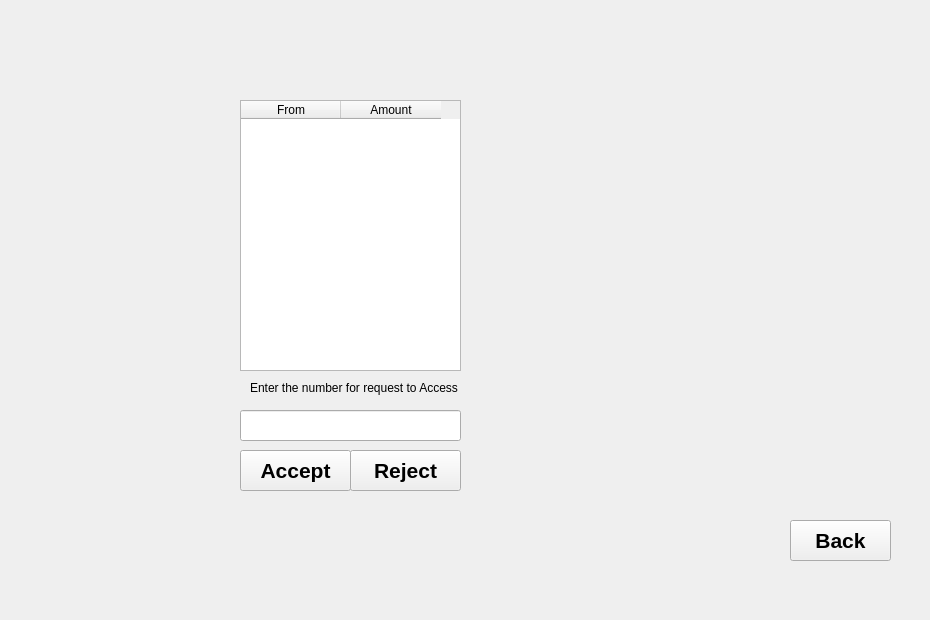
    <widget class="QWidget" name="Notifications">
     <widget class="QLabel" name="label_41">
      <property name="geometry">
       <rect>
        <x>80</x>
        <y>0</y>
        <width>841</width>
        <height>611</height>
       </rect>
      </property>
      <property name="styleSheet">
       <string notr="true">background-image: url(:/res/image/coins.jpeg);</string>
      </property>
      <property name="text">
       <string/>
      </property>
     </widget>
     <widget class="QPushButton" name="pushButton_17">
      <property name="geometry">
       <rect>
        <x>790</x>
        <y>520</y>
        <width>101</width>
        <height>41</height>
       </rect>
      </property>
      <property name="font">
       <font>
        <pointsize>16</pointsize>
        <bold>true</bold>
       </font>
      </property>
      <property name="text">
       <string>Back</string>
      </property>
     </widget>
     <widget class="QTableWidget" name="Not">
      <property name="geometry">
       <rect>
        <x>240</x>
        <y>100</y>
        <width>221</width>
        <height>271</height>
       </rect>
      </property>
      <property name="sizeAdjustPolicy">
       <enum>QAbstractScrollArea::AdjustToContents</enum>
      </property>
      <property name="dragDropOverwriteMode">
       <bool>false</bool>
      </property>
      <property name="selectionMode">
       <enum>QAbstractItemView::NoSelection</enum>
      </property>
      <column>
       <property name="text">
        <string>From</string>
       </property>
      </column>
      <column>
       <property name="text">
        <string>Amount</string>
       </property>
      </column>
     </widget>
     <widget class="QPushButton" name="pushButton_26">
      <property name="geometry">
       <rect>
        <x>240</x>
        <y>450</y>
        <width>111</width>
        <height>41</height>
       </rect>
      </property>
      <property name="font">
       <font>
        <pointsize>16</pointsize>
        <bold>true</bold>
       </font>
      </property>
      <property name="text">
       <string>Accept</string>
      </property>
     </widget>
     <widget class="QLineEdit" name="lineEdit_address_15">
      <property name="geometry">
       <rect>
        <x>240</x>
        <y>410</y>
        <width>221</width>
        <height>31</height>
       </rect>
      </property>
      <property name="styleSheet">
       <string notr="true">color: rgb(3, 3, 3);</string>
      </property>
     </widget>
     <widget class="QLabel" name="label_13">
      <property name="geometry">
       <rect>
        <x>250</x>
        <y>380</y>
        <width>231</width>
        <height>16</height>
       </rect>
      </property>
      <property name="styleSheet">
       <string notr="true">Text_Color: rgb(255, 255, 255)</string>
      </property>
      <property name="text">
       <string>Enter the number for request to Access</string>
      </property>
     </widget>
     <widget class="QPushButton" name="pushButton_27">
      <property name="geometry">
       <rect>
        <x>350</x>
        <y>450</y>
        <width>111</width>
        <height>41</height>
       </rect>
      </property>
      <property name="font">
       <font>
        <pointsize>16</pointsize>
        <bold>true</bold>
       </font>
      </property>
      <property name="text">
       <string>Reject</string>
      </property>
     </widget>
    </widget>
